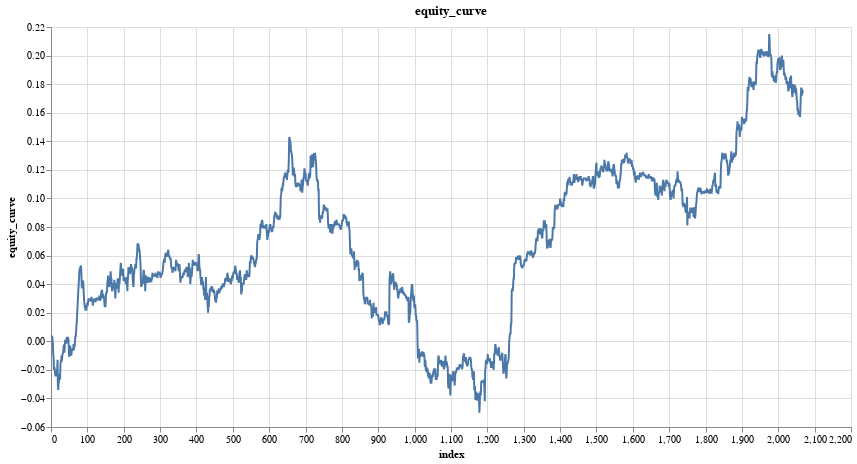

Source (notebook cell):
### Code cell
features = ['close_log_return_lag_2']
model = LinearModel(len(features))
model.apply(research.init_weights)
model_trades = research.learn_model_trades(ts, features, target, model, no_epochs=200, loss=nn.L1Loss())

research.plot_column(model_trades, 'equity_curve')

### Figure 1 — Vega specification as saved in the notebook (floating-point values rounded to 4 significant figures; data arrays with more than 128 entries replaced by an {"elided": "..."} marker saying what was removed)
{"$schema": "https://vega.github.io/schema/vega/v5.json", "data": [{"name": "param_7_store"}, {"name": "source_0", "values": {"elided": "2069 records"}}, {"name": "source_0_x_domain_index", "values": [{"min": 0, "max": 2068}]}, {"name": "source_0_y_domain_equity_curve", "values": [{"min": -0.05, "max": 0.215}]}], "signals": [{"name": "unit", "value": {}, "on": [{"events": "pointermove", "update": "isTuple(group()) ? group() : unit"}]}, {"name": "param_7", "update": "vlSelectionResolve(\"param_7_store\", \"union\")"}, {"name": "param_7_index", "on": [{"events": [{"source": "view", "type": "dblclick"}], "update": "null"}, {"events": {"signal": "param_7_translate_delta"}, "update": "panLinear(param_7_translate_anchor.extent_x, -param_7_translate_delta.x / width)"}, {"events": {"signal": "param_7_zoom_delta"}, "update": "zoomLinear(domain(\"x\"), param_7_zoom_anchor.x, param_7_zoom_delta)"}]}, {"name": "param_7_equity_curve", "on": [{"events": [{"source": "view", "type": "dblclick"}], "update": "null"}, {"events": {"signal": "param_7_translate_delta"}, "update": "panLinear(param_7_translate_anchor.extent_y, param_7_translate_delta.y / height)"}, {"events": {"signal": "param_7_zoom_delta"}, "update": "zoomLinear(domain(\"y\"), param_7_zoom_anchor.y, param_7_zoom_delta)"}]}, {"name": "param_7_tuple", "on": [{"events": [{"signal": "param_7_index || param_7_equity_curve"}], "update": "param_7_index && param_7_equity_curve ? {unit: \"\", fields: param_7_tuple_fields, values: [param_7_index,param_7_equity_curve]} : null"}]}, {"name": "param_7_tuple_fields", "value": [{"field": "index", "channel": "x", "type": "R"}, {"field": "equity_curve", "channel": "y", "type": "R"}]}, {"name": "param_7_translate_anchor", "value": {}, "on": [{"events": [{"source": "scope", "type": "pointerdown"}], "update": "{x: x(unit), y: y(unit), extent_x: domain(\"x\"), extent_y: domain(\"y\")}"}]}, {"name": "param_7_translate_delta", "value": {}, "on": [{"events": [{"source": "window", "between": [{"source": "scope", "type": "pointerdown"}, {"source": "window", "type": "pointerup"}], "consume": true, "type": "pointermove"}], "update": "{x: param_7_translate_anchor.x - x(unit), y: param_7_translate_anchor.y - y(unit)}"}]}, {"name": "param_7_zoom_anchor", "on": [{"events": [{"source": "scope", "type": "wheel", "consume": true}], "update": "{x: invert(\"x\", x(unit)), y: invert(\"y\", y(unit))}"}]}, {"name": "param_7_zoom_delta", "on": [{"events": [{"source": "scope", "consume": true, "type": "wheel"}], "update": "pow(1.001, event.deltaY * pow(16, event.deltaMode))", "force": true}]}, {"name": "param_7_modify", "on": [{"events": {"signal": "param_7_tuple"}, "update": "modify(\"param_7_store\", param_7_tuple, true)"}]}], "marks": [{"type": "line", "name": "marks", "from": {"data": "source_0"}, "sort": {"field": "x"}, "encode": {"update": {"tooltip": {"signal": "{\"index\": format(datum[\"index\"], \"\"), \"equity_curve\": format(datum[\"equity_curve\"], \"\")}"}, "x": {"field": "index", "scale": "x"}, "y": {"field": "equity_curve", "scale": "y"}, "defined": {"signal": "isValid(datum[\"index\"]) && isFinite(+datum[\"index\"]) && isValid(datum[\"equity_curve\"]) && isFinite(+datum[\"equity_curve\"])"}, "stroke": {"value": "#4c78a8"}}}, "clip": true, "interactive": true, "style": ["line"]}], "scales": [{"name": "x", "type": "linear", "domain": [{"signal": "(data(\"source_0_x_domain_index\")[0] || {}).min"}, {"signal": "(data(\"source_0_x_domain_index\")[0] || {}).max"}], "range": [0, {"signal": "width"}], "domainRaw": {"signal": "param_7[\"index\"]"}, "zero": false, "nice": true}, {"name": "y", "type": "linear", "domain": [{"signal": "(data(\"source_0_y_domain_equity_curve\")[0] || {}).min"}, {"signal": "(data(\"source_0_y_domain_equity_curve\")[0] || {}).max"}], "range": [{"signal": "height"}, 0], "nice": true, "zero": true, "domainRaw": {"signal": "param_7[\"equity_curve\"]"}}], "axes": [{"scale": "x", "labels": false, "tickCount": {"signal": "ceil(width/40)"}, "orient": "bottom", "maxExtent": 0, "ticks": false, "minExtent": 0, "aria": false, "gridScale": "y", "grid": true, "domain": false, "zindex": 0}, {"scale": "y", "orient": "left", "zindex": 0, "tickCount": {"signal": "ceil(height/40)"}, "maxExtent": 0, "minExtent": 0, "grid": true, "ticks": false, "aria": false, "gridScale": "x", "domain": false, "labels": false}, {"scale": "x", "labelOverlap": true, "grid": false, "title": "index", "orient": "bottom", "tickCount": {"signal": "ceil(width/40)"}, "zindex": 0, "labelFlush": true}, {"scale": "y", "orient": "left", "zindex": 0, "title": "equity_curve", "labelOverlap": true, "tickCount": {"signal": "ceil(height/40)"}, "grid": false}], "title": {"text": "equity_curve", "frame": "group"}, "padding": 5, "height": 400, "width": 800, "background": "white", "style": "cell"}
